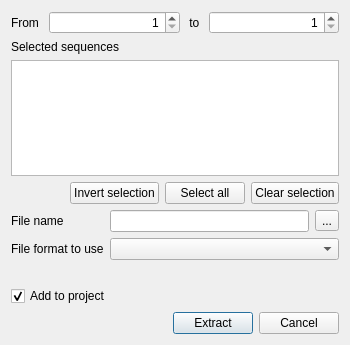
<?xml version="1.0" encoding="UTF-8"?>
<ui version="4.0">
 <class>CreateSubalignimentDialog</class>
 <widget class="QDialog" name="CreateSubalignimentDialog">
  <property name="geometry">
   <rect>
    <x>0</x>
    <y>0</y>
    <width>350</width>
    <height>345</height>
   </rect>
  </property>
  <property name="windowTitle">
   <string>Extract selected as MSA</string>
  </property>
  <layout class="QVBoxLayout" name="verticalLayout">
   <item>
    <layout class="QHBoxLayout" name="horizontalLayout_4">
     <item>
      <widget class="QLabel" name="label">
       <property name="text">
        <string>From </string>
       </property>
      </widget>
     </item>
     <item>
      <widget class="QSpinBox" name="startPosBox">
       <property name="sizePolicy">
        <sizepolicy hsizetype="Expanding" vsizetype="Fixed">
         <horstretch>0</horstretch>
         <verstretch>0</verstretch>
        </sizepolicy>
       </property>
       <property name="alignment">
        <set>Qt::AlignRight|Qt::AlignTrailing|Qt::AlignVCenter</set>
       </property>
       <property name="minimum">
        <number>1</number>
       </property>
       <property name="maximum">
        <number>500000</number>
       </property>
      </widget>
     </item>
     <item>
      <widget class="QLabel" name="label_4">
       <property name="text">
        <string> to </string>
       </property>
      </widget>
     </item>
     <item>
      <widget class="QSpinBox" name="endPosBox">
       <property name="sizePolicy">
        <sizepolicy hsizetype="Expanding" vsizetype="Fixed">
         <horstretch>0</horstretch>
         <verstretch>0</verstretch>
        </sizepolicy>
       </property>
       <property name="alignment">
        <set>Qt::AlignRight|Qt::AlignTrailing|Qt::AlignVCenter</set>
       </property>
       <property name="minimum">
        <number>1</number>
       </property>
      </widget>
     </item>
    </layout>
   </item>
   <item>
    <widget class="QLabel" name="label_2">
     <property name="text">
      <string>Selected sequences</string>
     </property>
    </widget>
   </item>
   <item>
    <widget class="QTableWidget" name="sequencesTableWidget">
     <attribute name="horizontalHeaderDefaultSectionSize">
      <number>100</number>
     </attribute>
    </widget>
   </item>
   <item>
    <layout class="QHBoxLayout" name="horizontalLayout">
     <item>
      <spacer name="horizontalSpacer">
       <property name="orientation">
        <enum>Qt::Horizontal</enum>
       </property>
       <property name="sizeHint" stdset="0">
        <size>
         <width>40</width>
         <height>20</height>
        </size>
       </property>
      </spacer>
     </item>
     <item>
      <widget class="QPushButton" name="invertButton">
       <property name="text">
        <string>Invert selection</string>
       </property>
      </widget>
     </item>
     <item>
      <widget class="QPushButton" name="allButton">
       <property name="text">
        <string>Select all</string>
       </property>
      </widget>
     </item>
     <item>
      <widget class="QPushButton" name="noneButton">
       <property name="text">
        <string>Clear selection</string>
       </property>
      </widget>
     </item>
    </layout>
   </item>
   <item>
    <layout class="QGridLayout" name="gridLayout">
     <item row="0" column="2">
      <widget class="QToolButton" name="browseButton">
       <property name="text">
        <string>...</string>
       </property>
      </widget>
     </item>
     <item row="0" column="1">
      <widget class="QLineEdit" name="filepathEdit"/>
     </item>
     <item row="0" column="0">
      <widget class="QLabel" name="label_3">
       <property name="text">
        <string>File name</string>
       </property>
      </widget>
     </item>
     <item row="1" column="0">
      <widget class="QLabel" name="label_5">
       <property name="text">
        <string>File format to use</string>
       </property>
      </widget>
     </item>
     <item row="1" column="1" colspan="2">
      <widget class="QComboBox" name="formatCombo"/>
     </item>
    </layout>
   </item>
   <item>
    <layout class="QHBoxLayout" name="horizontalLayout_5">
     <item>
      <spacer name="horizontalSpacer_5">
       <property name="orientation">
        <enum>Qt::Horizontal</enum>
       </property>
       <property name="sizeHint" stdset="0">
        <size>
         <width>40</width>
         <height>20</height>
        </size>
       </property>
      </spacer>
     </item>
    </layout>
   </item>
   <item>
    <widget class="QCheckBox" name="addToProjBox">
     <property name="text">
      <string>Add to project</string>
     </property>
     <property name="checked">
      <bool>true</bool>
     </property>
    </widget>
   </item>
   <item>
    <spacer name="verticalSpacer">
     <property name="orientation">
      <enum>Qt::Vertical</enum>
     </property>
     <property name="sizeHint" stdset="0">
      <size>
       <width>20</width>
       <height>1</height>
      </size>
     </property>
    </spacer>
   </item>
   <item>
    <layout class="QHBoxLayout" name="horizontalLayout_3">
     <item>
      <spacer name="horizontalSpacer_2">
       <property name="orientation">
        <enum>Qt::Horizontal</enum>
       </property>
       <property name="sizeHint" stdset="0">
        <size>
         <width>40</width>
         <height>20</height>
        </size>
       </property>
      </spacer>
     </item>
     <item>
      <widget class="QPushButton" name="okButton">
       <property name="text">
        <string>Extract</string>
       </property>
       <property name="default">
        <bool>true</bool>
       </property>
      </widget>
     </item>
     <item>
      <widget class="QPushButton" name="cancelButton">
       <property name="text">
        <string>Cancel</string>
       </property>
      </widget>
     </item>
    </layout>
   </item>
  </layout>
 </widget>
 <resources/>
 <connections>
  <connection>
   <sender>okButton</sender>
   <signal>clicked()</signal>
   <receiver>CreateSubalignimentDialog</receiver>
   <slot>accept()</slot>
   <hints>
    <hint type="sourcelabel">
     <x>181</x>
     <y>374</y>
    </hint>
    <hint type="destinationlabel">
     <x>155</x>
     <y>198</y>
    </hint>
   </hints>
  </connection>
  <connection>
   <sender>cancelButton</sender>
   <signal>clicked()</signal>
   <receiver>CreateSubalignimentDialog</receiver>
   <slot>reject()</slot>
   <hints>
    <hint type="sourcelabel">
     <x>264</x>
     <y>374</y>
    </hint>
    <hint type="destinationlabel">
     <x>155</x>
     <y>198</y>
    </hint>
   </hints>
  </connection>
 </connections>
</ui>
